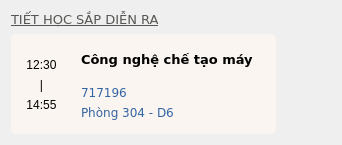
      <widget class="QWidget" name="scrollAreaWidgetContents">
       <property name="geometry">
        <rect>
         <x>0</x>
         <y>0</y>
         <width>338</width>
         <height>141</height>
        </rect>
       </property>
       <layout class="QVBoxLayout" name="verticalLayout">
        <item>
         <widget class="QLabel" name="label_5">
          <property name="minimumSize">
           <size>
            <width>270</width>
            <height>0</height>
           </size>
          </property>
          <property name="maximumSize">
           <size>
            <width>270</width>
            <height>16777215</height>
           </size>
          </property>
          <property name="font">
           <font>
            <family>DejaVu Sans</family>
            <pointsize>10</pointsize>
            <weight>50</weight>
            <bold>false</bold>
            <underline>true</underline>
           </font>
          </property>
          <property name="styleSheet">
           <string notr="true">color: rgb(85, 87, 83);</string>
          </property>
          <property name="text">
           <string>TIẾT HỌC SẮP DIỄN RA</string>
          </property>
         </widget>
        </item>
        <item>
         <widget class="QWidget" name="widget_3" native="true">
          <property name="minimumSize">
           <size>
            <width>320</width>
            <height>100</height>
           </size>
          </property>
          <property name="maximumSize">
           <size>
            <width>320</width>
            <height>100</height>
           </size>
          </property>
          <widget class="QLabel" name="subject">
           <property name="geometry">
            <rect>
             <x>70</x>
             <y>10</y>
             <width>191</width>
             <height>31</height>
            </rect>
           </property>
           <property name="font">
            <font>
             <family>DejaVu Sans</family>
             <pointsize>10</pointsize>
             <weight>75</weight>
             <italic>false</italic>
             <bold>true</bold>
             <underline>false</underline>
            </font>
           </property>
           <property name="styleSheet">
            <string notr="true">background-color: rgb(250, 245, 240);</string>
           </property>
           <property name="text">
            <string>Công nghệ chế tạo máy</string>
           </property>
          </widget>
          <widget class="QLabel" name="start">
           <property name="geometry">
            <rect>
             <x>10</x>
             <y>20</y>
             <width>41</width>
             <height>21</height>
            </rect>
           </property>
           <property name="font">
            <font>
             <pointsize>9</pointsize>
            </font>
           </property>
           <property name="styleSheet">
            <string notr="true">background-color: rgb(250, 245, 240);</string>
           </property>
           <property name="text">
            <string>12:30</string>
           </property>
           <property name="alignment">
            <set>Qt::AlignCenter</set>
           </property>
          </widget>
          <widget class="QLabel" name="room">
           <property name="geometry">
            <rect>
             <x>70</x>
             <y>70</y>
             <width>191</width>
             <height>17</height>
            </rect>
           </property>
           <property name="font">
            <font>
             <family>DejaVu Sans</family>
             <pointsize>9</pointsize>
             <italic>false</italic>
            </font>
           </property>
           <property name="styleSheet">
            <string notr="true">color: rgb(52, 101, 164);
background-color: rgb(250, 245, 240);</string>
           </property>
           <property name="text">
            <string>Phòng 304 - D6</string>
           </property>
          </widget>
          <widget class="QLabel" name="label_18">
           <property name="geometry">
            <rect>
             <x>0</x>
             <y>0</y>
             <width>265</width>
             <height>100</height>
            </rect>
           </property>
           <property name="styleSheet">
            <string notr="true">background-color: rgb(250, 245, 240);
border-radius:5px;</string>
           </property>
           <property name="text">
            <string/>
           </property>
          </widget>
          <widget class="QLabel" name="code">
           <property name="geometry">
            <rect>
             <x>70</x>
             <y>50</y>
             <width>191</width>
             <height>16</height>
            </rect>
           </property>
           <property name="font">
            <font>
             <family>DejaVu Sans</family>
             <pointsize>9</pointsize>
             <italic>false</italic>
            </font>
           </property>
           <property name="styleSheet">
            <string notr="true">color: rgb(52, 101, 164);
background-color: rgb(250, 245, 240);</string>
           </property>
           <property name="text">
            <string>717196 </string>
           </property>
          </widget>
          <widget class="QLabel" name="label_">
           <property name="geometry">
            <rect>
             <x>10</x>
             <y>20</y>
             <width>41</width>
             <height>61</height>
            </rect>
           </property>
           <property name="font">
            <font>
             <pointsize>9</pointsize>
            </font>
           </property>
           <property name="styleSheet">
            <string notr="true">background-color: rgb(250, 245, 240);</string>
           </property>
           <property name="text">
            <string>|</string>
           </property>
           <property name="alignment">
            <set>Qt::AlignCenter</set>
           </property>
          </widget>
          <widget class="QLabel" name="end">
           <property name="geometry">
            <rect>
             <x>10</x>
             <y>60</y>
             <width>41</width>
             <height>21</height>
            </rect>
           </property>
           <property name="font">
            <font>
             <pointsize>9</pointsize>
            </font>
           </property>
           <property name="styleSheet">
            <string notr="true">background-color: rgb(250, 245, 240);</string>
           </property>
           <property name="text">
            <string>14:55</string>
           </property>
           <property name="alignment">
            <set>Qt::AlignCenter</set>
           </property>
          </widget>
          <zorder>label_18</zorder>
          <zorder>subject</zorder>
          <zorder>room</zorder>
          <zorder>code</zorder>
          <zorder>label_</zorder>
          <zorder>end</zorder>
          <zorder>start</zorder>
         </widget>
        </item>
       </layout>
      </widget>
